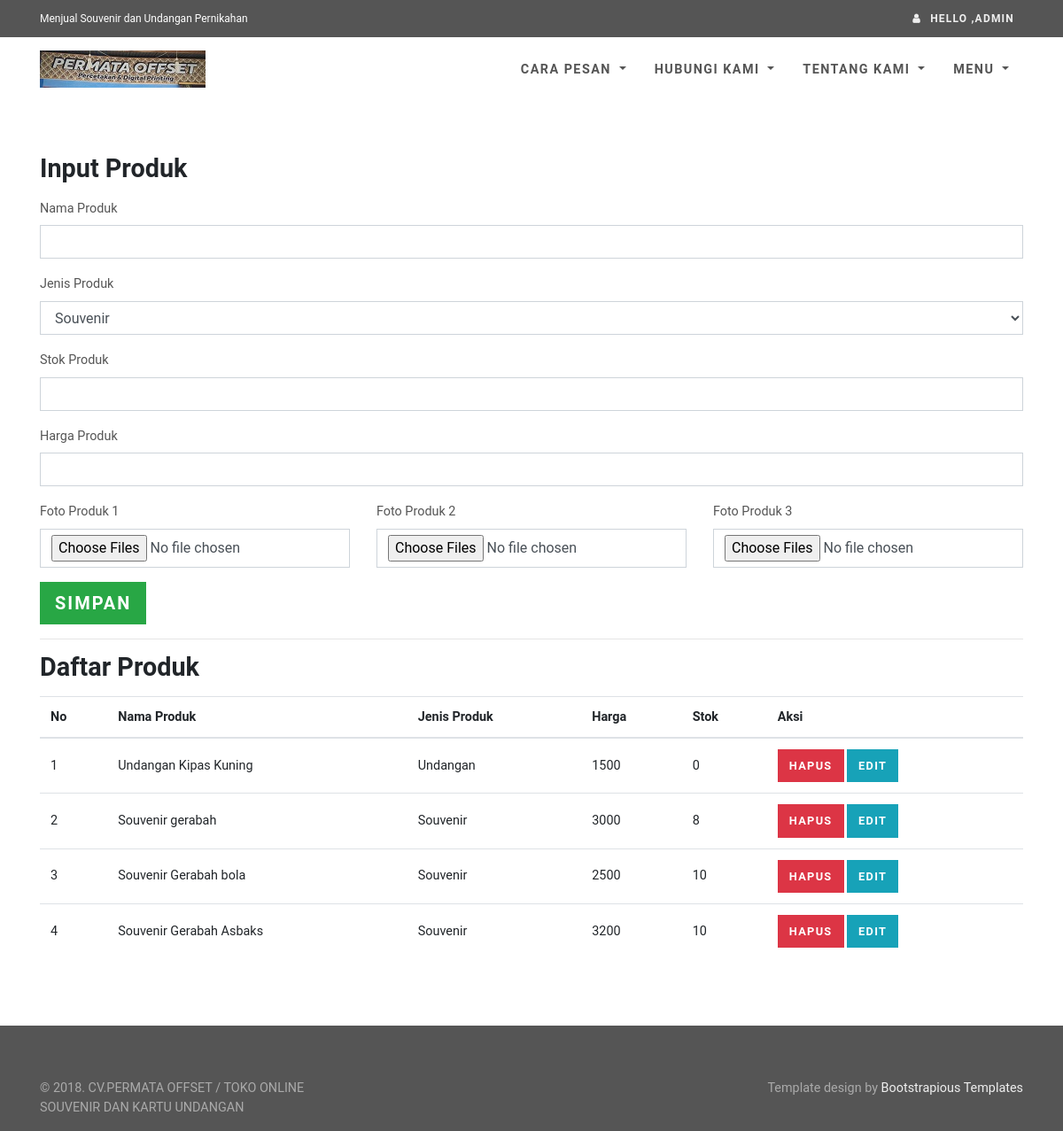
Page /admin/kelola-produk.php (signed in) on the earlier database version.
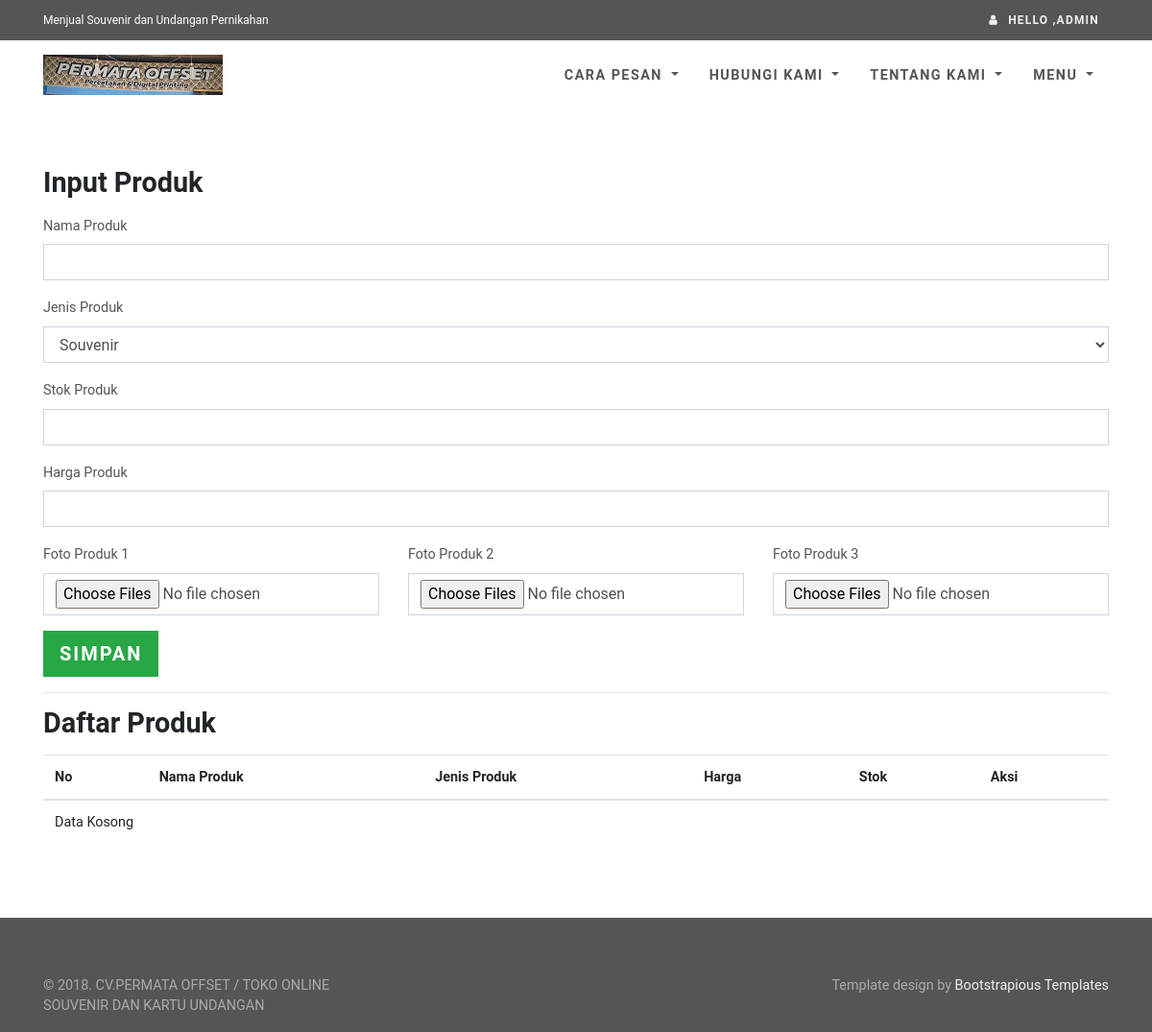
Same page on the later database version.
### tables this page shows
CREATE TABLE `tbl_produk` (
  `id_produk` int(11) NOT NULL AUTO_INCREMENT,
  `nm_produk` varchar(100) NOT NULL,
  `jenis_produk` varchar(15) NOT NULL,
  `harga` int(11) NOT NULL,
  `stok` int(11) DEFAULT '10',
  PRIMARY KEY (`id_produk`)
);

### db.php (called while the page is built, shortened)
<?php
class Sparrow {
    protected $sql;
    protected $db;
    protected $db_type;
    protected $stats;
    public $is_cached = false;
    public $stats_enabled = false;
    public $key_prefix = '';
    public function build($sql, $input) {
        return (strlen($input) > 0) ? ($sql.' '.$input) : $sql;
    }
    public function parseConnection($connection) {
        $url = parse_url($connection);
        $cfg = array();
        $cfg['type'] = isset($url['scheme']) ? $url['scheme'] : $url['path'];
        $cfg['hostname'] = isset($url['host']) ? $url['host'] : null;
        $cfg['database'] = isset($url['path']) ? substr($url['path'],1) : null;
        $cfg['username'] = isset($url['user']) ? $url['user'] : null;
        $cfg['password'] = isset($url['pass']) ? $url['pass'] : null;
        $cfg['port'] = isset($url['port']) ? $url['port'] : null;
        return $cfg;
    }
    public function reset() {
        $this->sql = '';
    }
    public function sql($sql = null) {
        if ($sql !== null) {
            $this->sql = trim(
                (is_array($sql)) ?
                    array_reduce($sql, array($this, 'build')) :
                    $sql
            );
            return $this;
        }
        return $this->sql;
    }
    public function setDb($db) {
        $this->db = null;
        if (is_string($db)) {
            $this->setDb($this->parseConnection($db));
        }
        else if (is_array($db)) {
            switch ($db['type']) {
                case 'mysqli':
                    $this->db = new mysqli(
                        $db['hostname'],
                        $db['username'],
                        $db['password'],
                        $db['database']
                    );
                    break;
            }
            $this->db_type = $db['type'];
        }
    }
    public function execute($key = null, $expire = 0) {
        $result = null;
        $this->is_cached = false;
        if (!empty($this->sql)) {
            switch ($this->db_type) {
                case 'mysqli':
                    $result = $this->db->query($this->sql);
                    break;
            }
        }
        return $result;
    }
    public function many($key = null, $expire = 0) {
        $data = array();
        $result = $this->execute($key, $expire);
        if ($this->is_cached) {
            $data = $result;
            if ($this->stats_enabled) {
                $this->stats['cached'][$this->key_prefix.$key] = $this->sql;
            }
        }
        else {
            switch ($this->db_type) {
                case 'mysqli':
                    if (function_exists('mysqli_fetch_all')) {
                        $data = $result->fetch_all(MYSQLI_ASSOC);
                    }
                    else {
                        while ($row = $result->fetch_assoc()) {
                            $data[] = $row;
                        }
                    }
                    break;
            }
        }
        return $data;
    }
}

### template/components.php (the view, shortened to what this page needs)
<?php
function tableGenerator($tableConf, $dataTable, $pk, $url){
	echo "
			<div class='table-responsive'>
			<table class='table table-hover'>
			<thead>
				<tr>
					<th>No</th>";
					foreach($tableConf as $t){
						echo "<th>".$t['label']."</th>";
					}
	echo "
					<th>Aksi</th>
				</tr>
			</thead>
			<tbody>";
			$no = 1;
			if(count($dataTable) == 0){
				echo "<tr><td colspan=".(count($tableConf)+2).">Data Kosong</td></tr>";
			}else{
				foreach($dataTable as $r){
					echo "
						<tr>
							<td>".$no."</td>";
					foreach($tableConf as $t){
						echo "<td>".$r[$t['name']]."</td>";
					}
                    echo "<td>";
                    if($url['hapus'] != null) echo "<a class='btn btn-danger' href='".$url['hapus'].".php?".$pk."=".$r[$pk]."'>Hapus</a> ";
                    if($url['edit'] != null) echo "<a class='btn btn-info' href='".$url['edit'].".php?".$pk."=".$r[$pk]."'>Edit</a>";
					echo "</td></tr>";
					$no++;
				}
			}
	echo "
			</tbody>
		</table></div>";
		}
function formGenerator($fields){
	$value = "";
	$disabled = "";
	$readonly = "";
	foreach($fields as $f){
		if(!array_key_exists('value', $f)) $value = null;
		else $value = $f['value'];
		if(isset($f['disabled'])) $disabled = 'disabled';
		else $disabled = null;
		if(isset($f['readonly'])) $disabled = 'readonly';
		else $readonly = null;
		if($f['name'] == 'input_group'){
			echo "<div class='row'>";
				foreach($f['list'] as $l){
					if(isset($l['value'])) $value = $l['value'];
					else $value = null;
					if(isset($l['disabled'])) $disabled = 'disabled';
					else $disabled = null;
					if(isset($l['readonly'])) $disabled = 'readonly';
					else $readonly = null;
					echo "<div class='col-sm-".$l['col']."'>";
						switch($l['type']){
							case "input" :
								echo '
									<div class="form-group">
					                    <label for="'.$l['name'].'">'.$l['label'].'</label>
					                    <input id="'.$l['name'].'" name="'.$l['name'].'" type="'.$l['inputType'].'" class="form-control" value="'.$value.'" '.$disabled.' '.$readonly.' required />
									</div>
								';
								break;
							case "textarea":
								echo '
									<div class="form-group">
					                    <label for="'.$l['name'].'">'.$l['label'].'</label>
					                    <textarea id="'.$l['name'].'" name="'.$l['name'].'" class="form-control" value="'.$value.'" '.$disabled.' '.$readonly.'  required >'.$value.'</textarea>
									</div>
								';
								break;
							case "select" :
								echo '
									<div class="form-group">
										<label for="'.$l['name'].'">'.$l['label'].'</label>
										<select id="'.$l['name'].'" name="'.$l['name'].'" class="form-control" value="'.$value.'" '.$disabled.' '.$readonly.'  required >';
									foreach($l['options'] as $d){
										echo '<option value="'.$d[$l['optionValue']].'" '.$disabled.' '.$readonly.'>'.$d[$l['optionLabel']].'</option>';
									}
								echo '</select>
									 </div>
								';
								break;
						}
					echo "</div>";
				}
			echo "</div>";
		}else{
			switch($f['type']){
				case "input" :
					echo '
						<div class="form-group">
		                    <label for="'.$f['name'].'">'.$f['label'].'</label>
		                    <input id="'.$f['name'].'" name="'.$f['name'].'" type="'.$f['inputType'].'" class="form-control" value="'.$value.'" '.$disabled.' '.$readonly.'  required >
						</div>
					';
					break;
				case "select" :
					echo '
						<div class="form-group">
							<label for="'.$f['name'].'">'.$f['label'].'</label>
							<select id="'.$f['name'].'" name="'.$f['name'].'" class="form-control" value="'.$value.'" '.$disabled.' '.$readonly.'  required >';
						foreach($f['options'] as $d){
							if($d[$f['optionValue']] == $f['value']){
								echo '<option value="'.$d[$f['optionValue']].'" '.$disabled.' '.$readonly.' selected>'.$d[$f['optionLabel']].'</option>';
							}else echo '<option value="'.$d[$f['optionValue']].'" '.$disabled.' '.$readonly.'>'.$d[$f['optionLabel']].'</option>';
						}
					echo '</select>
						 </div>
					';
					break;
			}
		}
	}
}
?>

### template/head.php (shortened to what this page needs)
<?php
$base_url = "http://localhost/skripsi";
?>
<!DOCTYPE html>
<html><head>
    <link rel="stylesheet" href="<?php echo $base_url;?>/assets/bootstrap/css/bootstrap.min.css">
    <link rel="stylesheet" href="<?php echo $base_url;?>/assets/font-awesome/css/font-awesome.min.css">
    <link rel="stylesheet" href="<?php echo $base_url;?>/assets/bootstrap-select/css/bootstrap-select.min.css">
    <link rel="stylesheet" href="<?php echo $base_url;?>/assets/owl.carousel/assets/owl.carousel.css">
    <link rel="stylesheet" href="<?php echo $base_url;?>/assets/owl.carousel/assets/owl.theme.default.css">
    <link rel="stylesheet" href="<?php echo $base_url;?>/assets/css/style.default.css" id="theme-stylesheet"><link id="new-stylesheet" rel="stylesheet">
    <link rel="stylesheet" href="<?php echo $base_url;?>/assets/css/custom.css">
  </head>

### admin/kelola-produk.php (shortened to what this page needs)
<?php
require "../koneksi.php";
include "../template/components.php";
include "../template/head.php";
?>
<body>
<div id="all">
<?php
include "../template/header.php";
$produk = array(
	array(
		"name"	=>	"nm_produk",
		"label"	=>	"Nama Produk",
		"type"	=>	"input",
		"inputType"	=>	"text"
	),
	array(
		"name"	=>	"jenis_produk",
		"label"	=>	"Jenis Produk",
		"type"	=>	"select",
		"options"	=>	array(
			array(
				"jenis_produk"	=> "Souvenir"
			),
			array(
				"jenis_produk"	=> "Undangan"
			)
		),
		"optionLabel"	=> "jenis_produk",
		"optionValue"	=> "jenis_produk"
	),
	array(
		"name"	=>	"stok",
		"label"	=>	"Stok Produk",
		"type"	=>	"input",
		"inputType"	=>	"number"
	),
	array(
		"name"	=>	"harga",
		"label"	=>	"Harga Produk",
		"type"	=>	"input",
		"inputType"	=>	"number"
	)
);
?>
<div id="content">
<div class="container">
<div class="row bar mb-0">
<div class="col-md-12">
<h2>Input Produk</h2>
<form enctype="multipart/form-data" method="POST" action="tambah-produk.php">
<?php
formGenerator($produk);
?>
<div class="row"><div class="col-sm-4">
<div class="form-group">
	<label for="foto_produk[]">Foto Produk 1</label>
	<input id="foto_produk[]" name="foto_produk[]" type="file" class="form-control" multiple="multiple" value="">
</div>
</div><div class="col-sm-4">
<div class="form-group">
	<label for="foto_produk[]">Foto Produk 2</label>
	<input id="foto_produk[]" name="foto_produk[]" type="file" class="form-control" multiple="multiple" value="">
</div>
</div><div class="col-sm-4">
<div class="form-group">
	<label for="foto_produk[]">Foto Produk 3</label>
	<input id="foto_produk[]" name="foto_produk[]" type="file" class="form-control" multiple="multiple" value="">
</div>
</div></div>
<button type="submit"class="btn btn-lg btn-success">Simpan</button>
</form>
<?php
$pk = 'id_produk';
$table = 'tbl_produk';
$tableConf = array(
	array(
		"name"		=>	"nm_produk",
		"label"	=>	"Nama Produk"
	),
	array(
		"name"		=>	"jenis_produk",
		"label"	=>	"Jenis Produk"
	),
	array(
		"name"		=>	"harga",
		"label"	=>	"Harga"
	),
	array(
		"name"		=>	"stok",
		"label"	=>	"Stok"
	)
);
$url = array(
	"hapus"		=>	"hapus-produk",
	"edit"		=>	"edit-produk"
);
$dataTable = $db->from($table)->many();
echo "<hr/><h2>Daftar Produk</h2>";
tableGenerator($tableConf, $dataTable, $pk, $url);
?>
</div>
</div>
</div>
</div>
</div>
<?php include "../template/footer.php"; ?>
</body>
</html>

### template/top-bar.php
<div class="top-bar">
<div class="container">
  <div class="row d-flex align-items-center">
	<div class="col-md-6 d-md-block d-none">
	  <p>Menjual Souvenir dan Undangan Pernikahan</p>
	</div>
	<div class="col-md-6">
	  <div class="d-flex justify-content-md-end justify-content-between">
		  <?php
		  if(!isset($_SESSION['username'])){
		  ?>
		  <div class="login"><a href="<?php echo $base_url."/login.php"; ?>" class="signup-btn"><i class="fa fa-user"></i><span class="d-none d-md-inline-block">Login</a></span><a href="<?php echo $base_url."/registrasi.php"; ?>" class="signup-btn"> Registrasi</a></div>
		  <?php
			}else{
		  ?>
		  <div class="login"><a href="#" class="signup-btn"><i class="fa fa-user"></i><span class="d-none d-md-inline-block"><?php echo "Hello ,".$_SESSION['username'];?></span></a></div>
		  <?php
			}
		  ?>
	  </div>
	</div>
  </div>
</div>
</div>

### template/header.php (shortened to what this page needs)
<?php include "top-bar.php" ;?>
<header class="nav-holder">
        <div id="navbar" role="navigation" class="navbar navbar-expand-lg nav-light">
          <div class="container"><a href="<?php echo $base_url;?>" class="navbar-brand home"><img src="<?php echo $base_url;?>/assets/img/lg.jpg" alt="Universal logo" class="d-none d-md-inline-block"></a>
            <div id="navigation" class="navbar-collapse collapse">
              <ul class="nav navbar-nav ml-auto">
                <li class="nav-item"><a href="<?php echo $base_url; ?>/cara-pesan.php" class="dropdown-toggle">Cara Pesan <b class="caret"></b></a>
                <li class="nav-item"><a href="<?php echo $base_url; ?>/hubungi-kami.php" class="dropdown-toggle">Hubungi Kami <b class="caret"></b></a>
                <li class="nav-item"><a href="<?php echo $base_url; ?>/tentang-kami.php" class="dropdown-toggle">Tentang Kami <b class="caret"></b></a>
                <?php
					if(isset($_SESSION['username'])){
                ?>
                <li class="nav-item dropdown"><a href="javascript: void(0)" data-toggle="dropdown" class="dropdown-toggle" aria-expanded="false">Menu <b class="caret"></b></a>
                </li>
                <?php
				}
                ?>
                </li>
          </div>
        </div>
      </header>

### template/footer.php
<footer class="main-footer">
<div>
  <div class="container">
	<div class="row">
	  <div class="col-lg-4 text-center-md">
		<p>© 2018. CV.PERMATA OFFSET / TOKO ONLINE SOUVENIR DAN KARTU UNDANGAN</p>
	  </div>
	  <div class="col-lg-8 text-right text-center-md">
		<p>Template design by <a href="https://bootstrapious.com/free-templates">Bootstrapious Templates </a></p>
	  </div>
	</div>
  </div>
</div>
</footer>

### assets/css/style.default.css (style rules this page uses)
a { -webkit-transition: all 0.3s !important; transition: all 0.3s !important; display: inline-block; }
button { cursor: pointer; }
.bar { padding: 60px 0; }
.text-sm, .form-group label, #blog-listing-big .date-comments a, #blog-listing-medium .date-comments a, #blog-listing-big p.intro, #blog-listing-medium p.intro { font-size: 0.9rem; }
.form-control { border-radius: 0; }
.form-group label { color: #555; }
table { font-size: 0.9rem; }
.top-bar { background: #555; color: #fff; font-size: 0.9rem; padding: 10px 0; }
.top-bar p { margin-bottom: 0; font-size: 0.75rem; }
.top-bar a.login-btn, .top-bar a.signup-btn { color: #eee; text-transform: uppercase; letter-spacing: 0.1em; text-decoration: none !important; font-size: 0.75rem; font-weight: 700; margin-right: 10px; }
.top-bar a.login-btn i, .top-bar a.signup-btn i { margin-right: 10px; }
#navbar { background: #fff; padding-top: 0; padding-bottom: 0; }
#navbar .navbar-nav > li > a { margin: 0; padding: 1.4rem 1rem 1.6rem; color: #555; font-weight: 600; text-transform: uppercase; letter-spacing: 0.1em; font-size: 0.9rem; text-decoration: none; border-top: .3rem solid transparent; }
.btn { text-transform: uppercase; letter-spacing: 0.1em; }
table tr td { vertical-align: middle !important; }
footer.main-footer { padding: 60px 0; padding-bottom: 0; background: #555; color: #fff; }
footer.main-footer a { color: inherit; color: #eee; }
footer.main-footer p { font-size: 0.9rem; color: #aaa; }
.navbar { padding: 0.5rem 1rem; }
.navbar-brand { display: inline-block; padding-top: 0.3125rem; padding-bottom: 0.3125rem; margin-right: 1rem; font-size: 1.25rem; }
.btn { font-weight: 700; border: 1px solid transparent; padding: 0.5rem 0.75rem; font-size: 0.8rem; line-height: 1.5; border-radius: 0; -webkit-transition: color 0.15s ease-in-out, background-color 0.15s ease-in-out, border-color 0.15s ease-in-out, -webkit-box-shadow 0.15s ease-in-out; transition: color 0.15s ease-in-out, background-color 0.15s ease-in-out, border-color 0.15s ease-in-out, -webkit-box-shadow 0.15s ease-in-out; transition: color 0.15s ease-in-out, background-color 0.15s ease-in-out, border-color 0.15s ease-in-out, box-shadow 0.15s ease-in-out; transition: color 0.15s ease-in-out, background-color 0.15s ease-in-out, border-color 0.15s ease-in-out, box-shadow 0.15s ease-in-out, -webkit-box-shadow 0.15s ease-in-out; }
.btn-success { color: #fff; background-color: #28a745; border-color: #28a745; }
.btn-lg { padding: 0.5rem 1rem; font-size: 1.25rem; line-height: 1.5; border-radius: 0; }
body { font-family: "Roboto", Helvetica, Arial, sans-serif; font-size: 1rem; font-weight: 400; line-height: 1.5; color: #212529; background-color: #fff; }
a { color: #4fbfa8; text-decoration: none; }
h1, h2, h3, h4, h5, h6, .h1, .h2, .h3, .h4, .h5, .h6 { margin-bottom: 1rem; font-family: inherit; font-weight: 700; line-height: 1.1; color: inherit; }
h2, .h2 { font-size: 1.8rem; }
hr { border-top: 1px solid rgba(0, 0, 0, 0.1); }
.btn-info { color: #fff; background-color: #17a2b8; border-color: #17a2b8; }
.btn-danger { color: #fff; background-color: #dc3545; border-color: #dc3545; }

Differences in the rows shown:
removed tbl_produk: nm_produk "Undangan Kipas Kuning", jenis_produk "Undangan", harga "1500", stok "0"
removed tbl_produk: nm_produk "Souvenir gerabah", jenis_produk "Souvenir", harga "3000", stok "8"
removed tbl_produk: nm_produk "Souvenir Gerabah bola", jenis_produk "Souvenir", harga "2500", stok "10"
removed tbl_produk: nm_produk "Souvenir Gerabah Asbaks", jenis_produk "Souvenir", harga "3200", stok "10"
Other differences:
text now shown: "Data Kosong"
